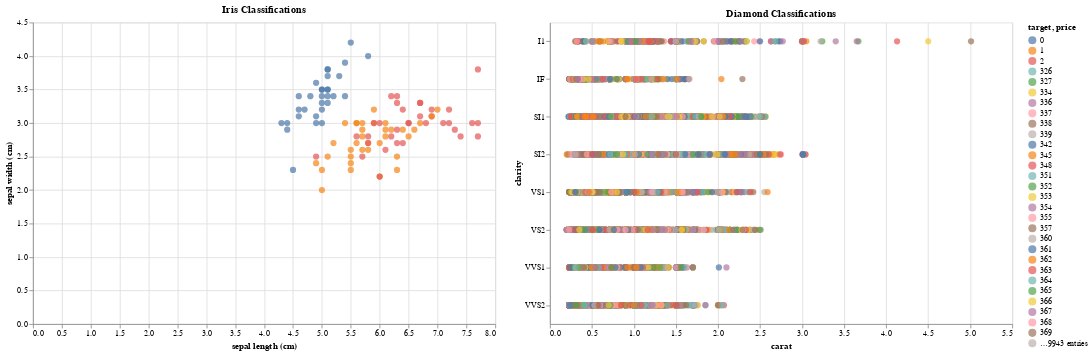

Source (notebook cell):
### Markdown cell above
#### Register visualization model and artifacts:

Send logged visualizations to the MLflow registry for use in dev, orchestration, and deployment

### Code cell
viz_iris | viz_diamond

### Figure 1 — Vega-Lite specification as saved in the notebook (floating-point values rounded to 4 significant figures; data arrays with more than 128 entries replaced by an {"elided": "..."} marker saying what was removed)
{"config": {"view": {"continuousWidth": 400, "continuousHeight": 300}}, "hconcat": [{"data": {"name": "data-60398e4209391dad00cb4d5d572d72c9"}, "mark": {"type": "circle", "size": 60}, "encoding": {"color": {"type": "nominal", "field": "z", "title": "target"}, "x": {"type": "quantitative", "field": "x", "title": "sepal length (cm)"}, "y": {"type": "quantitative", "field": "y", "title": "sepal width (cm)"}}, "height": 375, "selection": {"selector001": {"type": "interval", "bind": "scales", "encodings": ["x", "y"]}}, "title": "Iris Classifications", "width": 575}, {"data": {"name": "data-b0a5c56a870afe7401c2e3ea0826fd5e"}, "mark": {"type": "circle", "size": 60}, "encoding": {"color": {"type": "nominal", "field": "z", "title": "price"}, "x": {"type": "quantitative", "field": "x", "title": "carat"}, "y": {"type": "nominal", "field": "y", "title": "clarity"}}, "height": 375, "selection": {"selector001": {"type": "interval", "bind": "scales", "encodings": ["x", "y"]}}, "title": "Diamond Classifications", "width": 575}], "$schema": "https://vega.github.io/schema/vega-lite/v4.8.1.json", "datasets": {"data-60398e4209391dad00cb4d5d572d72c9": [{"x": 5.7, "y": 2.9, "z": 1}, {"x": 7.6, "y": 3.0, "z": 2}, {"x": 5.6, "y": 3.0, "z": 1}, {"x": 5.1, "y": 3.5, "z": 0}, {"x": 7.7, "y": 2.8, "z": 2}, {"x": 5.8, "y": 2.7, "z": 1}, {"x": 5.2, "y": 3.4, "z": 0}, {"x": 5.0, "y": 3.5, "z": 0}, {"x": 5.1, "y": 3.8, "z": 0}, {"x": 5.0, "y": 2.0, "z": 1}, {"x": 6.3, "y": 2.7, "z": 2}, {"x": 4.8, "y": 3.4, "z": 0}, {"x": 5.0, "y": 3.0, "z": 0}, {"x": 5.1, "y": 3.3, "z": 0}, {"x": 5.6, "y": 2.7, "z": 1}, {"x": 5.1, "y": 3.4, "z": 0}, {"x": 5.7, "y": 3.0, "z": 1}, {"x": 7.7, "y": 3.8, "z": 2}, {"x": 4.6, "y": 3.2, "z": 0}, {"x": 6.2, "y": 2.9, "z": 1}, {"x": 5.7, "y": 2.5, "z": 2}, {"x": 5.5, "y": 4.2, "z": 0}, {"x": 6.0, "y": 3.0, "z": 2}, {"x": 5.8, "y": 2.7, "z": 2}, {"x": 6.0, "y": 2.2, "z": 1}, {"x": 5.4, "y": 3.0, "z": 1}, {"x": 6.2, "y": 3.4, "z": 2}, {"x": 5.5, "y": 2.3, "z": 1}, {"x": 5.4, "y": 3.9, "z": 0}, {"x": 5.0, "y": 2.3, "z": 1}, {"x": 6.4, "y": 2.7, "z": 2}, {"x": 5.0, "y": 3.3, "z": 0}, {"x": 5.0, "y": 3.2, "z": 0}, {"x": 5.5, "y": 2.4, "z": 1}, {"x": 6.7, "y": 3.0, "z": 1}, {"x": 4.9, "y": 3.1, "z": 0}, {"x": 5.8, "y": 2.8, "z": 2}, {"x": 5.0, "y": 3.4, "z": 0}, {"x": 5.0, "y": 3.5, "z": 0}, {"x": 5.9, "y": 3.2, "z": 1}, {"x": 5.1, "y": 2.5, "z": 1}, {"x": 6.9, "y": 3.2, "z": 2}, {"x": 6.0, "y": 2.7, "z": 1}, {"x": 6.1, "y": 2.6, "z": 2}, {"x": 7.7, "y": 3.0, "z": 2}, {"x": 5.5, "y": 2.5, "z": 1}, {"x": 4.4, "y": 2.9, "z": 0}, {"x": 4.3, "y": 3.0, "z": 0}, {"x": 6.0, "y": 2.2, "z": 2}, {"x": 7.2, "y": 3.2, "z": 2}, {"x": 4.6, "y": 3.1, "z": 0}, {"x": 5.1, "y": 3.5, "z": 0}, {"x": 4.4, "y": 3.0, "z": 0}, {"x": 6.3, "y": 2.5, "z": 1}, {"x": 6.3, "y": 3.4, "z": 2}, {"x": 4.6, "y": 3.4, "z": 0}, {"x": 6.8, "y": 3.0, "z": 2}, {"x": 6.3, "y": 3.3, "z": 2}, {"x": 4.7, "y": 3.2, "z": 0}, {"x": 6.1, "y": 2.9, "z": 1}, {"x": 6.5, "y": 2.8, "z": 1}, {"x": 6.2, "y": 2.8, "z": 2}, {"x": 7.0, "y": 3.2, "z": 1}, {"x": 6.4, "y": 3.2, "z": 2}, {"x": 5.1, "y": 3.8, "z": 0}, {"x": 6.9, "y": 3.1, "z": 2}, {"x": 5.9, "y": 3.0, "z": 1}, {"x": 6.5, "y": 3.0, "z": 2}, {"x": 5.7, "y": 2.6, "z": 1}, {"x": 5.2, "y": 2.7, "z": 1}, {"x": 6.1, "y": 3.0, "z": 1}, {"x": 4.5, "y": 2.3, "z": 0}, {"x": 6.6, "y": 2.9, "z": 1}, {"x": 5.5, "y": 2.6, "z": 1}, {"x": 5.3, "y": 3.7, "z": 0}, {"x": 5.6, "y": 3.0, "z": 1}, {"x": 7.3, "y": 2.9, "z": 2}, {"x": 6.7, "y": 3.3, "z": 2}, {"x": 5.1, "y": 3.7, "z": 0}, {"x": 4.9, "y": 2.4, "z": 1}, {"x": 6.7, "y": 3.3, "z": 2}, {"x": 7.2, "y": 3.0, "z": 2}, {"x": 4.9, "y": 3.6, "z": 0}, {"x": 6.7, "y": 3.1, "z": 2}, {"x": 4.9, "y": 3.0, "z": 0}, {"x": 6.9, "y": 3.1, "z": 1}, {"x": 7.4, "y": 2.8, "z": 2}, {"x": 6.3, "y": 2.9, "z": 2}, {"x": 5.7, "y": 2.8, "z": 1}, {"x": 6.5, "y": 3.0, "z": 2}, {"x": 6.3, "y": 2.3, "z": 1}, {"x": 6.4, "y": 2.9, "z": 1}, {"x": 5.6, "y": 2.8, "z": 2}, {"x": 5.9, "y": 3.0, "z": 2}, {"x": 5.4, "y": 3.4, "z": 0}, {"x": 6.1, "y": 2.8, "z": 1}, {"x": 4.9, "y": 2.5, "z": 2}, {"x": 5.8, "y": 4.0, "z": 0}, {"x": 5.8, "y": 2.6, "z": 1}, {"x": 7.1, "y": 3.0, "z": 2}], "data-b0a5c56a870afe7401c2e3ea0826fd5e": {"elided": "36139 records"}}}
